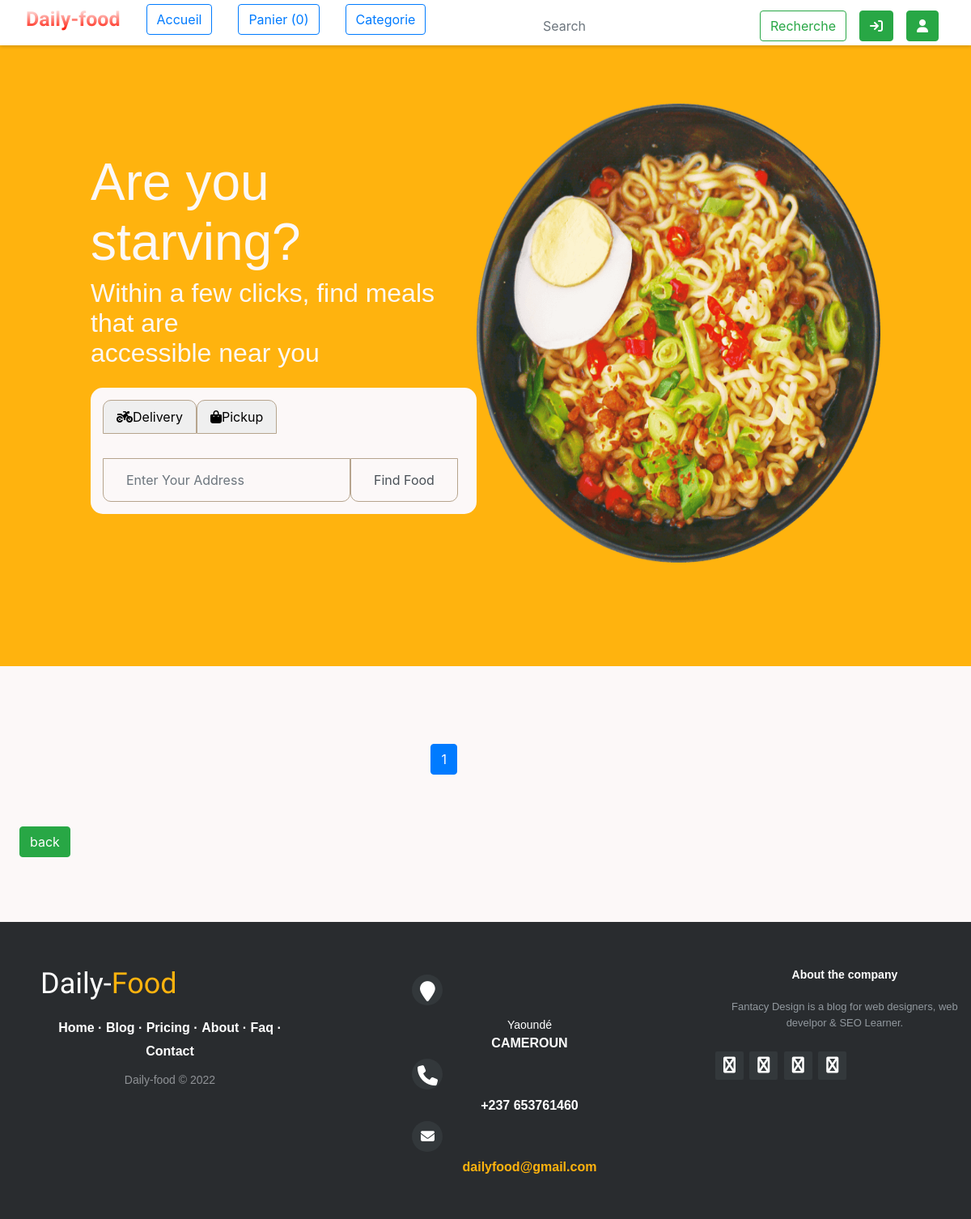
The app's page /, older data.
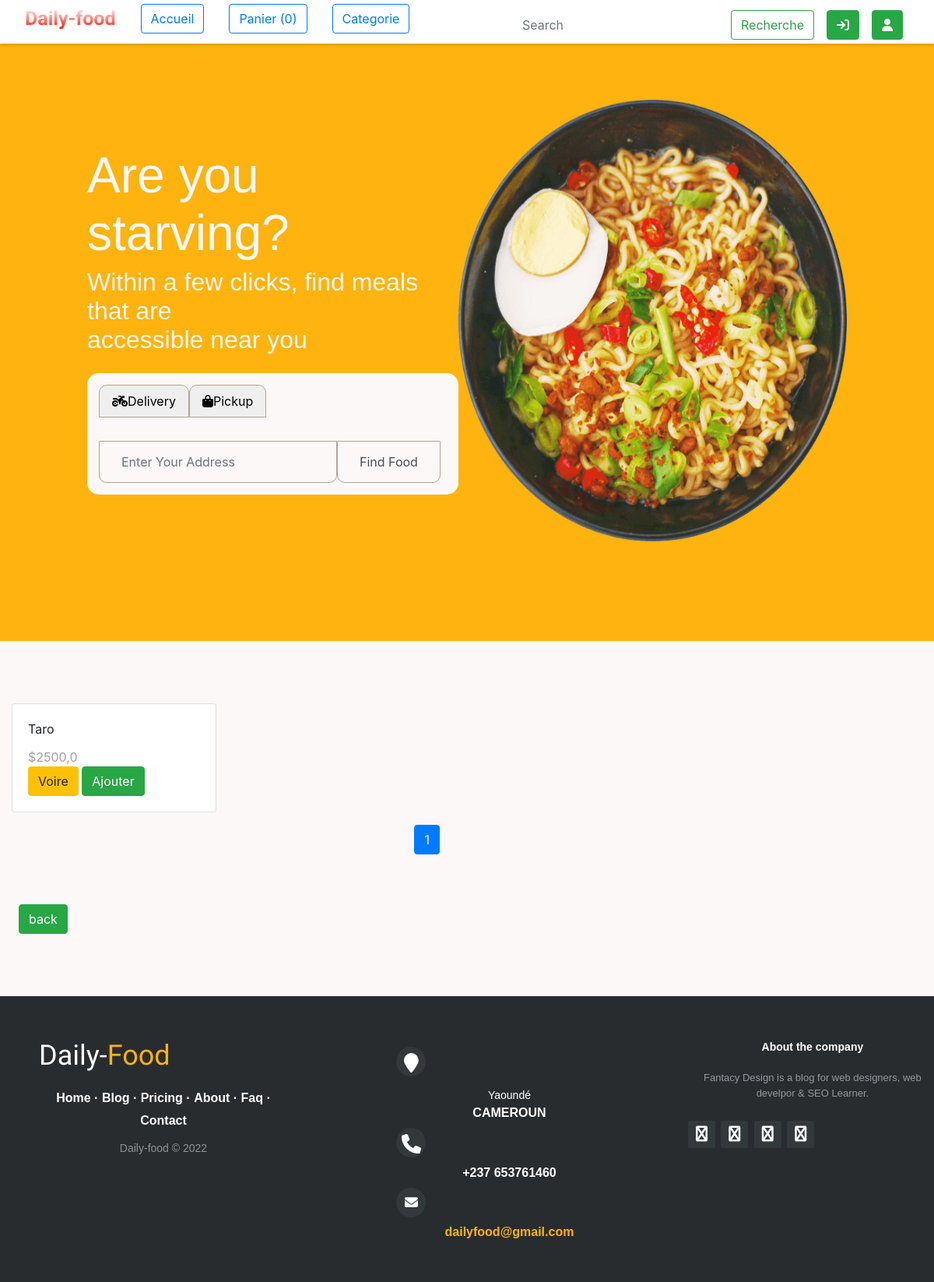
The same page, newer data.
### daily_food/models.py (models this page shows, shortened)
class Product(models.Model):
    title = models.CharField(max_length=200)
    price = models.FloatField(max_length=20)
    stock = models.IntegerField(default=0)
    slug = models.SlugField(max_length=100)
    description = models.TextField(max_length=1000000)
    category = models.ForeignKey (Category, related_name ='categorie', on_delete = models.CASCADE)
    image = models.CharField(max_length=500000)
    date_added = models.DateTimeField(auto_now=True)
    class Meta:
        ordering = ['-date_added',]

### daily_food/views.py (the view)
# urls.py: path('', index, name="home"),
def index(request):
    product_object = Product.objects.all()
    item_name = request.GET.get('item-name')
    if item_name != '' and item_name is not None:
        product_object = Product.objects.filter(title__icontains=item_name)
    paginator = Paginator(product_object, 4)
    page = request.GET.get('page')
    product_object = paginator.get_page(page)
    return render(request,'index.html', {'product_object': product_object})

### daily_food/templates/index.html (shortened to what this page needs)
{% extends "base.html" %}
{% load static %}
{% block content %}
<section class="container-fluid" id="col_0">
    <div>
        <h1 class="text-1">Are you starving? </h1>
        <h1 class="text-2">Within a few clicks, find meals that are<br>accessible near you</h1>
    <nav class="first-nav">
            <div class="deliver-buttons">
                <button><i class="fas fa-motorcycle me-2"></i>Delivery</button>
                <button><i class="fas fa-shopping-bag me-2"></i>Pickup</button>
            </div>
            <div class="adres-location">
                <div class="search">
                    <div class="input-group-icon">
                    <input class="form-control"  type="text" placeholder="Enter Your Address" />
                    </div>
                </div>
                <div class="search">
                    <button class="form-control" type="submit">Find Food</button>
                </div>
            </div>
    </nav>
    </div>
    <div>
        <div><img class="img-fluid" src="{% static 'images/img/hero-header.png' %}" alt="hero-header" /></div>
    </div>
    </section>
    <div class="row fluid container-fluid ">
        {% for product in product_object %}
            <div class="col-md-3">
                <div class="card">
                    <div class="card-body">
                        <div id="aa{{ product.id }}" class="card-title">{{ product.title }}</div>
                        <div style="color:rgb(163, 161, 161)" class="card-text">${{ product.price }}</div>
                        <a href="{{ product.id }}" class="btn btn-warning">Voire</a>
                        <button id="{{ product.id }}" class="btn plus1 btn-success"> Ajouter</button>
                    </div>
                </div>
            </div>
        {% endfor %}
    </div>
    <div class="row mt-3">
        <div class="col-md-3 offset-md-4">
            <ul class="pagination justify-content-center ">
                    <li class="page-item active">
                        <a class="page-link" href="?page={{ product_object.number }}">{{ product_object.number }}</a>
                    </li>
            </ul>
        </div>
    </div>
{% endblock %}

### daily_food/templates/base.html (shortened to what this page needs)
<!DOCTYPE html>
{% load static %}
<html lang="en">
<head>
    <link rel="stylesheet" href="https://cdn.jsdelivr.net/npm/bootstrap@4.0.0/dist/css/bootstrap.min.css"
>
    <link rel="stylesheet" href="https://cdnjs.cloudflare.com/ajax/libs/font-awesome/6.2.0/css/all.min.css">
    <link rel="stylesheet" href="{% static 'css/style.css' %}">
</head>
<body>
    <nav class="main_nav navbar navbar-expand-lg bg-lightd-flex ">
        <div class="container-fluid"+>
            <ul class="row mt-2 d-flex" >
                <li class="logo">
                    <a href="{% url 'home' %}">Daily-food</a>
                </li>
                <li>
                    <button type="button" class="btn btn-outline-primary">Accueil</button>
                </li>
                <li>
                    <button type="button" class="btn btn-outline-primary panier">Panier (0)</button>
                </li>
                <li>
                    <button type="button" class="btn btn-outline-primary">Categorie</button>
                </li>
            </ul>
            <div class="row fluid mt-2 d-flex ">
                <form class="d-flex" role="search">
                    <input class="form-control me-2 mr-2 " name="item-name" type="search" placeholder="Search" aria-label="Search">
                    <button class="btn btn-outline-success mr-2" type="submit">Recherche</button>
                    {% if user.is_authenticated %}
                        <div class="btn btn-success btn-circle btn-xl mr-2 ml-2">
                        <i class="fa fa-user"></i>
                        {{ user.username }}
                        </div>
                        <a href="{% url 'logout' %}"><button type="button" class="btn btn-success mr-4 ml-2"><i class="fa fa-sign-out" aria-hidden="true"></i></button></a>
                    {% else %}
                        <a href="{% url 'signup' %}"><button type="button" class="btn btn-success mr-2 ml-2"><i class="fa fa-sign-in" aria-hidden="true"></i></button></a>
                        <a href="{% url 'login' %}"><button type="button" class="btn btn-success mr-4 ml-2"><i class="fa fa-user " aria-hidden="true"></i></button></a>
                    {% endif %}
                </form>
            </div>
        </div>
    </nav>
        {% block content %}
        {% endblock %}
        <div class="justify-content-end ml-4 mt-5 " ><button class="btn btn-success ">back</button></div>
        <footer class="footer-distributed">
            <div class="footer-left">
                <h3>Daily-<span>Food</span></h3>
                <p class="footer-links">
                    <a href="#">Home</a>
                    ·
                    <a href="#">Blog</a>
                    ·
                    <a href="#">Pricing</a>
                    ·
                    <a href="#">About</a>
                    ·
                    <a href="#">Faq</a>
                    ·
                    <a href="#">Contact</a>
                </p>
                <p class="footer-company-name">Daily-food &copy; 2022</p>
            </div>
            <div class="footer-center">
                <div>
                    <i class="fa fa-map-marker"></i>
                    <p><span>Yaoundé </span> CAMEROUN</p>
                </div>
                <div>
                    <i class="fa fa-phone"></i>
                    <p>+237 653761460</p>
                </div>
                <div>
                    <i class="fa fa-envelope"></i>
                    <p>
                        <a href="mailto:support@company.com">dailyfood@gmail.com</a>
                    </p>
                </div>
            </div>
            <div class="footer-right">
                <p class="footer-company-about">
                    <span>About the company</span>
                    Fantacy Design is a blog for web designers, web develpor  &amp; SEO Learner.
                </p>
                <div class="footer-icons">
                    <a href="#"><i class="fa fa-facebook"></i></a>
                    <a href="https://wa.me/qr/P7NW6KPL4OBUE1 "><i class="fa fa-whatsapp"></i></a>
                    <a href="#"><i class="fa fa-linkedin"></i></a>
                    <a href="https://github.com/jack0237"><i class="fa fa-github"></i></a>
                </div>
            </div>
        </footer>
    </body>
</html>

### static/css/style.css (style rules this page uses)
:root { --color1:#FFB30E; --color2:#fcf8f8 ; --color3:#fc6500 ; --color4:#fffb00 ; --color5:#3cff00 ; --color6:#00ff62 ; --color7:#00ff95 ; --color8:#00d9ff ; --color9:#4400ff ; --color10:#0044ff ; --color11:#ff008052 ; --color12:#fc0061 ; --color13:#ff0000 ; }
body { background-color:var(--color2); }
.logo a { font-size: 72px; background: -webkit-linear-gradient(rgba(255, 255, 255, 0.945),rgb(255, 17, 0)); background-clip: border-box; -webkit-background-clip: text; -webkit-text-fill-color: transparent; align-content: center; text-decoration:none; font-family: 'Lobster'; font-size: 25px; }
.main_nav { overflow: hidden; background-color: #666666; position: fixed; z-index: 1000000000; top: 0; width: 100%; display: flex; justify-content: space-between; align-items: center; width: 100%; background-color: rgb(255, 255, 255); box-shadow: rgb(0 0 0 / 15%) 0px 2px 4px 0px; height: 56px; padding-left: 16px; padding-right: 16px; }
.main_nav a { text-decoration: none; }
.main_nav ul { display: flex; align-items: center; padding: 0rem; list-style-type: none; font-weight: bold; font-size: 1.5rem; }
.main_nav li { padding: 1rem; }
#col_0 { color: var(--color4); display: flex; justify-content: space-between; padding: 8rem 7rem; background-color: var(--color1); align-items: center; margin-bottom: 5rem; }
.img-fluid { height: 15cm; position: relative; top:0; transition:1s top }
.text-1 { font: 4em sans-serif; color: var(--color2); }
.text-2 { font: 2em sans-serif; color: var(--color2); }
.first-nav { background-color: var(--color2); border-radius: 15px; margin-top: 1.5rem; }
.deliver-buttons button { border: 1px #b6a48d solid; padding: 0.5rem 1rem; border-radius: 10px 10px 0 0; }
.deliver-buttons { display: flex; padding: 15px; margin-bottom: 1px #b6a48d solid; }
.adres-location { display: flex; padding: 15px; }
.search { border: 1px #b6a48d solid; padding: 0.5rem 1rem; border-radius: 0 0 10px 10px; }
.form-control { display: flex; border: none; background: none; }
.reduction h1,p { text-align: center; width: 20rem; }
footer { position: relative; bottom: 0; }
.footer-distributed { background-color: #292c2f; box-shadow: 0 1px 1px 0 rgba(0, 0, 0, 0.12); box-sizing: border-box; width: 100%; text-align: left; font: bold 16px sans-serif; padding: 55px 50px; margin-top: 80px; }
.footer-distributed .footer-left, .footer-distributed .footer-center, .footer-distributed .footer-right { display: inline-block; vertical-align: top; }
.footer-distributed .footer-left { width: 40%; }
.footer-distributed h3 { color: #ffffff; font: normal 36px 'Cookie', cursive; margin: 0; }
.footer-distributed h3 span { color: #FFB30E; }
.footer-distributed .footer-links { color: #ffffff; margin: 20px 0 12px; padding: 0; }
.footer-distributed .footer-links a { display:inline-block; line-height: 1.8; text-decoration: none; color: inherit; }
.footer-distributed .footer-company-name { color: #8f9296; font-size: 14px; font-weight: normal; margin: 0; }
.footer-distributed .footer-center { width: 35%; }
.footer-distributed .footer-center i { background-color: #33383b; color: #ffffff; font-size: 25px; width: 38px; height: 38px; border-radius: 50%; text-align: center; line-height: 42px; margin: 10px 15px; vertical-align: middle; }
.footer-distributed .footer-center i.fa-envelope { font-size: 17px; line-height: 38px; }
.footer-distributed .footer-center p { display: inline-block; color: #ffffff; vertical-align: middle; margin:0; }
.footer-distributed .footer-center p span { display:block; font-weight: normal; font-size:14px; line-height:2; }
.footer-distributed .footer-center p a { color: #FFB30E; text-decoration: none;; }
.footer-distributed .footer-right { width: 20%; }
.footer-distributed .footer-company-about { line-height: 20px; color: #92999f; font-size: 13px; font-weight: normal; margin: 0; }
.footer-distributed .footer-company-about span { display: block; color: #ffffff; font-size: 14px; font-weight: bold; margin-bottom: 20px; }
.footer-distributed .footer-icons { margin-top: 25px; }
.footer-distributed .footer-icons a { display: inline-block; width: 35px; height: 35px; cursor: pointer; background-color: #33383b; border-radius: 2px; font-size: 20px; color: #ffffff; text-align: center; line-height: 35px; margin-right: 3px; margin-bottom: 5px; }

Row changes from the older to the newer data that the page shows:
added Product: title "Taro", price "2500,0"
